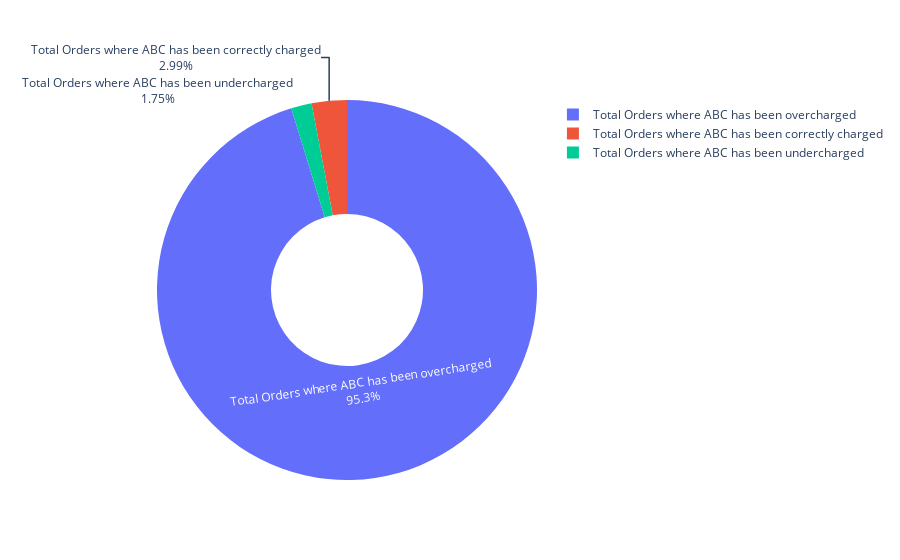

This figure's notebook cell:
### Code cell
import plotly.graph_objects as go
fig = go.Figure(data=go.Pie(labels=df_summary['Description'],
                            values=df_summary['Count'],
                            textinfo='label+percent',
                            hole=0.4))
#fig.update_layout(title='Proportion')

fig.show()

### Figure 1 — Plotly figure (JSON) as saved in the notebook; plotly's stock layout.template omitted (floating-point values rounded to 4 significant figures)
{"data": [{"hole": 0.4, "labels": ["Total Orders where ABC has been correctly charged", "Total Orders where ABC has been overcharged", "Total Orders where ABC has been undercharged"], "textinfo": "label+percent", "type": "pie", "values": [12, 382, 7]}], "layout": {}}
